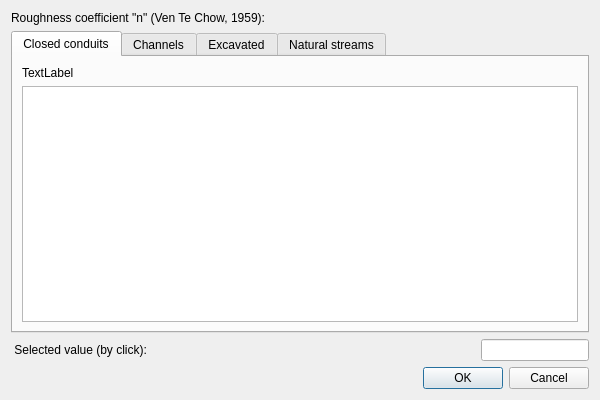
<?xml version="1.0" encoding="UTF-8"?>
<ui version="4.0">
 <class>RoughnessCoefficientDialog</class>
 <widget class="QDialog" name="RoughnessCoefficientDialog">
  <property name="geometry">
   <rect>
    <x>0</x>
    <y>0</y>
    <width>600</width>
    <height>400</height>
   </rect>
  </property>
  <property name="windowTitle">
   <string>Roughness coefficient</string>
  </property>
  <layout class="QVBoxLayout" name="verticalLayout">
   <item>
    <widget class="QLabel" name="label_2">
     <property name="text">
      <string>Roughness coefficient &quot;n&quot; (Ven Te Chow, 1959):</string>
     </property>
    </widget>
   </item>
   <item>
    <widget class="QTabWidget" name="tabWidget">
     <property name="currentIndex">
      <number>0</number>
     </property>
     <widget class="QWidget" name="tab">
      <attribute name="title">
       <string>Closed conduits</string>
      </attribute>
      <layout class="QVBoxLayout" name="verticalLayout_5">
       <item>
        <widget class="QLabel" name="labelConduits">
         <property name="text">
          <string>TextLabel</string>
         </property>
        </widget>
       </item>
       <item>
        <widget class="QTableWidget" name="tableConduits">
         <property name="toolTip">
          <string>Click to select a value</string>
         </property>
        </widget>
       </item>
      </layout>
     </widget>
     <widget class="QWidget" name="tab_2">
      <attribute name="title">
       <string>Channels</string>
      </attribute>
      <layout class="QVBoxLayout" name="verticalLayout_4">
       <item>
        <widget class="QLabel" name="labelChannels">
         <property name="text">
          <string>TextLabel</string>
         </property>
        </widget>
       </item>
       <item>
        <widget class="QTableWidget" name="tableChannels">
         <property name="toolTip">
          <string>Click to select a value</string>
         </property>
        </widget>
       </item>
      </layout>
     </widget>
     <widget class="QWidget" name="tab_3">
      <attribute name="title">
       <string>Excavated</string>
      </attribute>
      <layout class="QVBoxLayout" name="verticalLayout_3">
       <item>
        <widget class="QLabel" name="labelExcavated">
         <property name="text">
          <string>TextLabel</string>
         </property>
        </widget>
       </item>
       <item>
        <widget class="QTableWidget" name="tableExcavated">
         <property name="toolTip">
          <string>Click to select a value</string>
         </property>
        </widget>
       </item>
      </layout>
     </widget>
     <widget class="QWidget" name="tab_4">
      <attribute name="title">
       <string>Natural streams</string>
      </attribute>
      <layout class="QVBoxLayout" name="verticalLayout_2">
       <item>
        <widget class="QLabel" name="labelNatural">
         <property name="text">
          <string>TextLabel</string>
         </property>
        </widget>
       </item>
       <item>
        <widget class="QTableWidget" name="tableNatural">
         <property name="toolTip">
          <string>Click to select a value</string>
         </property>
        </widget>
       </item>
      </layout>
     </widget>
    </widget>
   </item>
   <item>
    <layout class="QHBoxLayout" name="horizontalLayout">
     <item>
      <widget class="QLabel" name="label">
       <property name="text">
        <string> Selected value (by click):</string>
       </property>
       <property name="buddy">
        <cstring>lineEdit</cstring>
       </property>
      </widget>
     </item>
     <item>
      <spacer name="horizontalSpacer">
       <property name="orientation">
        <enum>Qt::Horizontal</enum>
       </property>
       <property name="sizeHint" stdset="0">
        <size>
         <width>40</width>
         <height>20</height>
        </size>
       </property>
      </spacer>
     </item>
     <item>
      <widget class="QLineEdit" name="lineEdit">
       <property name="sizePolicy">
        <sizepolicy hsizetype="Fixed" vsizetype="Fixed">
         <horstretch>0</horstretch>
         <verstretch>0</verstretch>
        </sizepolicy>
       </property>
       <property name="toolTip">
        <string>Selected value for &quot;n&quot;</string>
       </property>
       <property name="alignment">
        <set>Qt::AlignRight|Qt::AlignTrailing|Qt::AlignVCenter</set>
       </property>
      </widget>
     </item>
    </layout>
   </item>
   <item>
    <widget class="QDialogButtonBox" name="buttonBox">
     <property name="orientation">
      <enum>Qt::Horizontal</enum>
     </property>
     <property name="standardButtons">
      <set>QDialogButtonBox::Cancel|QDialogButtonBox::Ok</set>
     </property>
    </widget>
   </item>
  </layout>
 </widget>
 <tabstops>
  <tabstop>tabWidget</tabstop>
  <tabstop>tableConduits</tabstop>
  <tabstop>lineEdit</tabstop>
  <tabstop>tableChannels</tabstop>
  <tabstop>tableExcavated</tabstop>
  <tabstop>tableNatural</tabstop>
 </tabstops>
 <resources/>
 <connections>
  <connection>
   <sender>buttonBox</sender>
   <signal>accepted()</signal>
   <receiver>RoughnessCoefficientDialog</receiver>
   <slot>accept()</slot>
   <hints>
    <hint type="sourcelabel">
     <x>224</x>
     <y>378</y>
    </hint>
    <hint type="destinationlabel">
     <x>157</x>
     <y>274</y>
    </hint>
   </hints>
  </connection>
  <connection>
   <sender>buttonBox</sender>
   <signal>rejected()</signal>
   <receiver>RoughnessCoefficientDialog</receiver>
   <slot>reject()</slot>
   <hints>
    <hint type="sourcelabel">
     <x>292</x>
     <y>384</y>
    </hint>
    <hint type="destinationlabel">
     <x>286</x>
     <y>274</y>
    </hint>
   </hints>
  </connection>
 </connections>
</ui>
